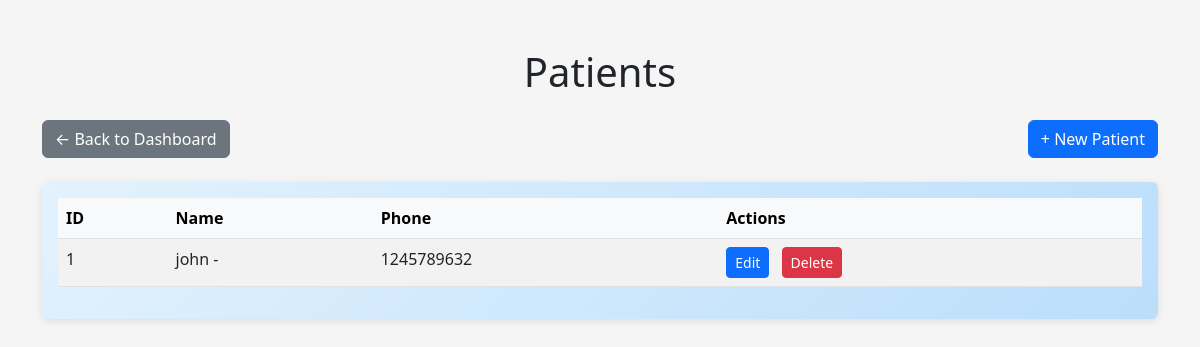
Page /patients/ (signed in) on the earlier database version.
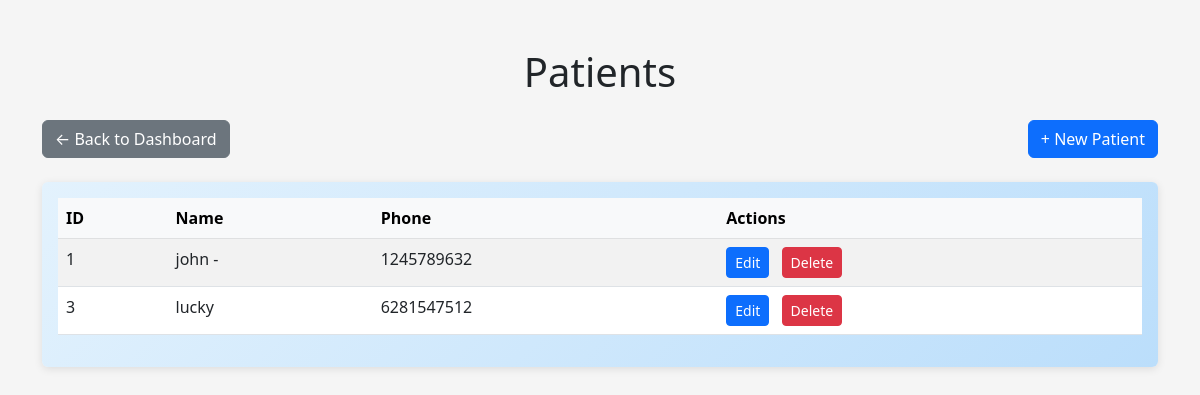
Same page on the later database version.
### patients/models.py (models this page shows, shortened)
class Patient(models.Model):
    name = models.CharField(max_length=100)
    phone = models.CharField(max_length=15)
    email = models.EmailField()

### patients/views.py (the view)
# urls.py: path('', patient_list),
@login_required
def patient_list(request):
   patients = Patient.objects.all()
   return render(request, 'list.html', {'patients': patients})

### patients/templates/list.html (shortened to what this page needs)
<!DOCTYPE html>
<html lang="en">
<head>
    <link href="https://cdn.jsdelivr.net/npm/bootstrap@5.3.0/dist/css/bootstrap.min.css" rel="stylesheet">
</head>
<body>
    <div class="container mt-5">
        <h1 class="text-center mb-4">Patients</h1>
        <div class="align-btns">
            <div>
                <a href="/dashboard" class="btn btn-secondary">← Back to Dashboard</a>
            </div>
            <div>
                <a href="/patients/create" class="btn btn-primary">+ New Patient</a>
            </div>
        </div>
        <div class="card">
            <div class="card-body">
                <table class="table table-striped table-hover">
                    <thead class="table-light">
                        <tr>
                            <th>ID</th>
                            <th>Name</th>
                            <th>Phone</th>
                            <th>Actions</th>
                        </tr>
                    </thead>
                    <tbody>
                        {% for p in patients %}
                        <tr>
                            <td>{{ p.id }}</td>
                            <td>{{ p.name }}</td>
                            <td>{{ p.phone }}</td>
                            <td>
                                <a href="/patients/{{ p.id }}/edit" class="btn btn-sm btn-primary">Edit</a>
                                <button class="btn btn-sm btn-danger ms-2" onclick="confirmDelete('/patients/{{ p.id }}/delete', '{{ p.name }}')">Delete</button>
                            </td>
                        </tr>
                        {% endfor %}
                    </tbody>
                </table>
            </div>
        </div>
    </div>
</body>
</html>

Differences in the rows shown:
added Patient: id "3", name "lucky", phone "6281547512"
